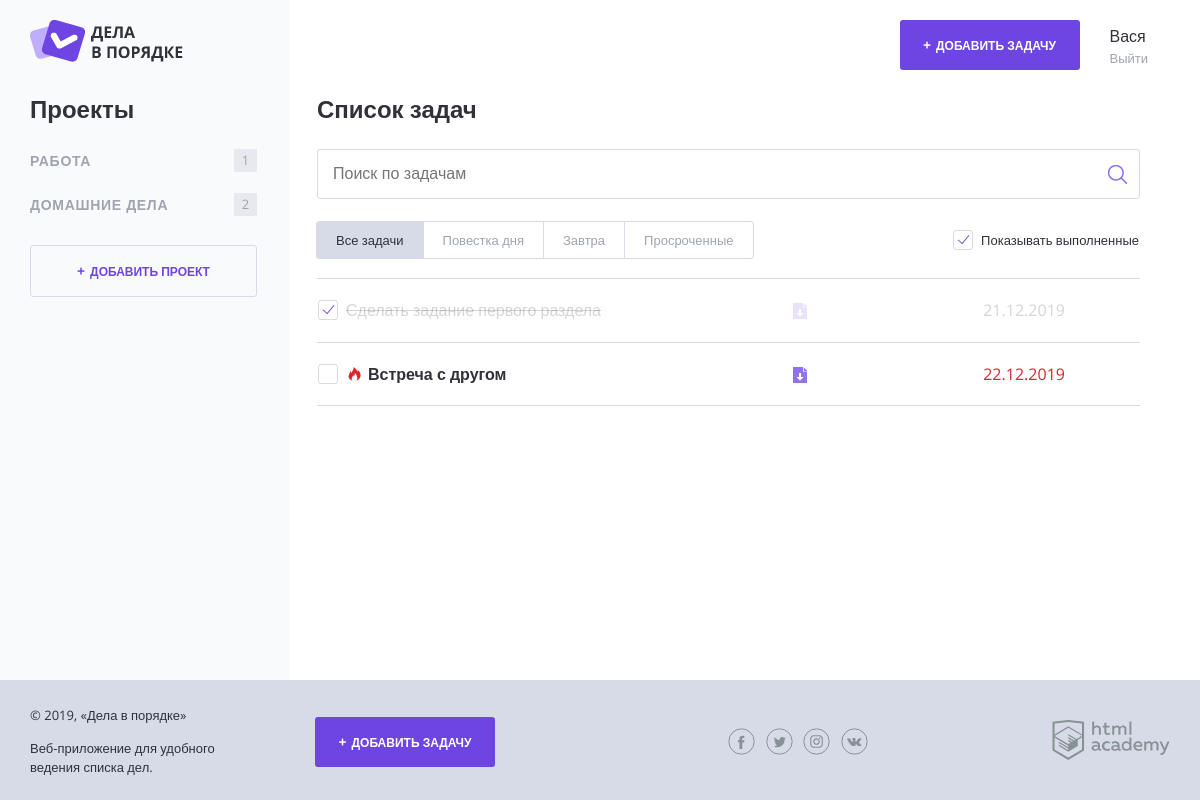
The page / on the database its author committed.
### tables this page shows
CREATE TABLE project (
    id INT AUTO_INCREMENT PRIMARY KEY COMMENT 'Идентификатор проекта',
    user_id INT NOT NULL COMMENT 'Пользователь, которому принадлежит проект',
    project_name VARCHAR(128) NOT NULL COMMENT 'Название проекта',
    INDEX (user_id)
);

CREATE TABLE task (
    id INT AUTO_INCREMENT PRIMARY KEY COMMENT 'Идентификатор задачи',
    user_id INT NOT NULL COMMENT 'Пользователь, которому принадлежит задача',
    project_id INT NOT NULL COMMENT 'Проект, которому принадлежит задача',
    task_name VARCHAR(128) NOT NULL COMMENT 'Название задачи',
    status_ready TINYINT DEFAULT 0 COMMENT 'Статус готовности',
    dt_add TIMESTAMP DEFAULT CURRENT_TIMESTAMP COMMENT 'Таймстэмп заведения задачи',
    dt_deadline VARCHAR(128) COMMENT 'Таймстэмп дедлайна',  
    INDEX (user_id),
    INDEX (project_id)
);

### helpers.php (called while the page is built, shortened)
<?php
function include_template($name, array $data = []) {
    $name = 'templates/' . $name;
    extract($data);
    require $name;
    $result = ob_get_clean();
    return $result;
}

### my_functions.php (called while the page is built, shortened)
<?php
function count_tasks2($con, $project_id){
     $query_count = "SELECT COUNT(id) FROM task WHERE project_id = $project_id";
     $result = mysqli_query($con,  $query_count)
          or exit('Ошибка подключения к бд в функции');
     $row = mysqli_fetch_row($result);
     return $row[0];
};
function count_hours($sample_date) {
     if ($sample_date) {
          $ts_of_date  = strtotime($sample_date);
          $ts_current = time();
          $diff_seconds = $ts_of_date - $ts_current;
          $diff_in_hours = $diff_seconds / 3600;
     }
     else {
          $diff_in_hours = 0;
     }
     return $diff_in_hours;
}
?>

### templates/main.php (the view, shortened to what this page needs)
<main class="content__main">
    <h2 class="content__main-heading"><?php if(!$checker_get_params && $_GET['project']) echo 'Ошибка 404, такая страница отсутствует';
                                            else echo 'Список задач' ?></h2>
    <form class="search-form" action="index.php" method="post" autocomplete="off">
        <input class="search-form__input" type="text" name="" value="" placeholder="Поиск по задачам">
        <input class="search-form__submit" type="submit" name="" value="Искать">
    </form>
    <div class="tasks-controls">
        <nav class="tasks-switch">
            <a href="/" class="tasks-switch__item tasks-switch__item--active">Все задачи</a>
            <a href="/" class="tasks-switch__item">Повестка дня</a>
            <a href="/" class="tasks-switch__item">Завтра</a>
            <a href="/" class="tasks-switch__item">Просроченные</a>
        </nav>
        <label class="checkbox">
            <span class="checkbox__text">Показывать выполненные</span>
        </label>
    </div>
    <table class="tasks">
        <?php foreach ($tasks_arr as $one_task) :
            if ($show_complete_tasks == 0 and $one_task["status_ready"] == 1) continue; ?>
            <tr class="tasks__item task<?php if ($one_task["status_ready"]) echo ' task--completed'; elseif (count_hours($one_task["dt_deadline"]) < 24) echo ' task--important'; ?>">
                <td class="task__select">
                    <label class="checkbox task__checkbox">
                        <span class="checkbox__text"><?= htmlspecialchars($one_task["task_name"]); ?></span>
                    </label>
                </td>
                <td class="task__file">
                    <a class="download-link" href="#"></a>
                </td>
                <td class="task__date"> <?= htmlspecialchars($one_task["dt_deadline"]); ?> </td>
                <td class="task__controls">
                </td>
            </tr>
        <?php endforeach; ?>
    </table>
</main>

### templates/layout.php (shortened to what this page needs)
<!DOCTYPE html>
<html lang="ru">
<head>
    <link rel="stylesheet" href="css/normalize.css">
    <link rel="stylesheet" href="css/style.css">
    <link rel="stylesheet" href="css/flatpickr.min.css">
</head>
<body>
    <div class="page-wrapper">
        <div class="container container--with-sidebar">
            <header class="main-header">
                <a href="/">
                    <img src="img/logo.png" width="153" height="42" alt="Логотип Дела в порядке">
                </a>
                <div class="main-header__side">
                    <a class="main-header__side-item button button--plus open-modal" href="pages/form-task.html">Добавить задачу</a>
                    <div class="main-header__side-item user-menu">
                        <div class="user-menu__data">
                            <p><?= htmlspecialchars($user_name); ?></p>
                            <a href="#">Выйти</a>
                        </div>
                    </div>
                </div>
            </header>
            <div class="content">
                <section class="content__side">
                    <h2 class="content__side-heading">Проекты</h2>
                    <nav class="main-navigation">
                        <ul class="main-navigation__list">
                            <?php foreach ($projects_arr as $one_project): ?>
                                <li class="main-navigation__list-item<?php if ($_GET['project'] == $one_project['id']) echo ' main-navigation__list-item--active' ?>">
                                    <a class="main-navigation__list-item-link" href="?project=<?= $one_project['id'] ?>"><?= htmlspecialchars($one_project['project_name']); ?></a>
                                    <span class="main-navigation__list-item-count"><?= count_tasks2($con, $one_project['id']); ?></span>
                                </li>
                            <?php endforeach; ?>
                        </ul>
                    </nav>
                    <a class="button button--transparent button--plus content__side-button" href="pages/form-project.html" target="project_add">Добавить проект</a>
                </section>
                <?= $main; ?>
            </div>
        </div>
    </div>
    <footer class="main-footer">
        <div class="container">
            <div class="main-footer__copyright">
                <p>© 2019, «Дела в порядке»</p>
                <p>Веб-приложение для удобного ведения списка дел.</p>
            </div>
            <a class="main-footer__button button button--plus" href="pages/form-task.html">Добавить задачу</a>
            <div class="main-footer__social social">
                <a class="social__link social__link--facebook" href="#">
                </a>
                <a class="social__link social__link--twitter" href="#">
                </a>
                <a class="social__link social__link--instagram" href="#">
                </a>
                <a class="social__link social__link--vkontakte" href="#">
                </a>
            </div>
            <div class="main-footer__developed-by">
                <a href="https://htmlacademy.ru/intensive/php">
                    <img src="img/htmlacademy.svg" alt="HTML Academy" width="118" height="40">
                </a>
            </div>
        </div>
    </footer>
</body>
</html>

### index.php (shortened to what this page needs)
<?php
require_once 'my_functions.php';
require_once 'helpers.php';
$show_complete_tasks = rand(0, 1);
$user = [
    'id' => 3,
    'user_name' => 'Вася',
];
$user_id = $user['id'];
$con = mysqli_connect("localhost", "root", "mysql", "doinngsdone")
    or exit("Ошибка подключения: " . mysqli_connect_error());
mysqli_set_charset($con, 'utf8');
$projects = "SELECT id, project_name, user_id FROM project WHERE user_id = $user_id";
$projects_result = mysqli_query($con, $projects)
    or exit('Ошибка получения массива задач');
$projects_arr = mysqli_fetch_all($projects_result, MYSQLI_ASSOC);
$scriptname = pathinfo(__FILE__, PATHINFO_BASENAME);
$tasks = "SELECT * FROM task WHERE user_id = $user_id";
$tasks_result = mysqli_query($con, $tasks)
    or exit('Ошибка получения массива задач');
$tasks_arr = mysqli_fetch_all($tasks_result, MYSQLI_ASSOC);
$checker_get_params = array_count_values(array_column($tasks_arr, 'project_id'))[$project_id];
$checker_get_params = !$checker_get_params ? $checker_get_params = 0 : $checker_get_params = $checker_get_params;
$main = include_template(
    'main.php',
    [
        'tasks_arr' => $tasks_arr,
        'show_complete_tasks' => $show_complete_tasks,
        'checker_get_params' => $checker_get_params,
    ]
);
$layout = include_template(
    'layout.php',
    [
        'title' => 'Дела в порядке',
        'user_name' => $user['user_name'],
        'main' => $main,
        'projects_arr' => $projects_arr,
        'con' => $con,
        'scr_name' =>$scriptname,
    ]
);
print($layout);

### rows shown on the page
project: project_name "РАБОТА", id "1"
project: project_name "ДОМАШНИЕ ДЕЛА", id "2"
task: task_name "Сделать задание первого раздела", dt_deadline "21.12.2019"
task: task_name "Встреча с другом", dt_deadline "22.12.2019"

### other values the page prints
$user_name "Вася"
